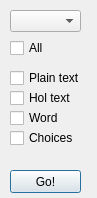
<?xml version="1.0" encoding="UTF-8"?>
<ui version="4.0">
 <class>selectDate</class>
 <widget class="QDialog" name="selectDate">
  <property name="geometry">
   <rect>
    <x>0</x>
    <y>0</y>
    <width>97</width>
    <height>198</height>
   </rect>
  </property>
  <property name="windowTitle">
   <string>Dialog</string>
  </property>
  <widget class="QComboBox" name="dateBox">
   <property name="geometry">
    <rect>
     <x>10</x>
     <y>10</y>
     <width>71</width>
     <height>22</height>
    </rect>
   </property>
  </widget>
  <widget class="QCheckBox" name="CheckAll">
   <property name="geometry">
    <rect>
     <x>10</x>
     <y>40</y>
     <width>71</width>
     <height>16</height>
    </rect>
   </property>
   <property name="text">
    <string>All</string>
   </property>
  </widget>
  <widget class="QPushButton" name="Butfinish">
   <property name="geometry">
    <rect>
     <x>10</x>
     <y>170</y>
     <width>71</width>
     <height>23</height>
    </rect>
   </property>
   <property name="text">
    <string>Go!</string>
   </property>
  </widget>
  <widget class="QCheckBox" name="CheckPlain">
   <property name="geometry">
    <rect>
     <x>10</x>
     <y>70</y>
     <width>81</width>
     <height>16</height>
    </rect>
   </property>
   <property name="text">
    <string>Plain text</string>
   </property>
  </widget>
  <widget class="QCheckBox" name="CheckText">
   <property name="geometry">
    <rect>
     <x>10</x>
     <y>90</y>
     <width>81</width>
     <height>16</height>
    </rect>
   </property>
   <property name="text">
    <string>Hol text</string>
   </property>
  </widget>
  <widget class="QCheckBox" name="CheckWord">
   <property name="geometry">
    <rect>
     <x>10</x>
     <y>110</y>
     <width>81</width>
     <height>16</height>
    </rect>
   </property>
   <property name="text">
    <string>Word</string>
   </property>
  </widget>
  <widget class="QCheckBox" name="CheckChoices">
   <property name="geometry">
    <rect>
     <x>10</x>
     <y>130</y>
     <width>81</width>
     <height>16</height>
    </rect>
   </property>
   <property name="text">
    <string>Choices</string>
   </property>
  </widget>
 </widget>
 <resources/>
 <connections/>
</ui>
